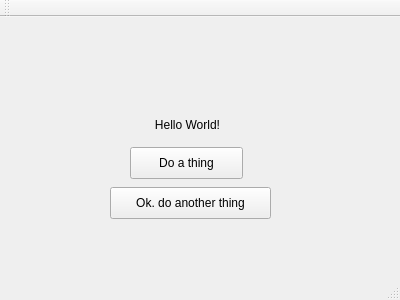
<?xml version="1.0" encoding="UTF-8"?>
<ui version="4.0">
 <class>MainWindow</class>
 <widget class="QMainWindow" name="MainWindow">
  <property name="geometry">
   <rect>
    <x>0</x>
    <y>0</y>
    <width>400</width>
    <height>300</height>
   </rect>
  </property>
  <property name="windowTitle">
   <string>MainWindow</string>
  </property>
  <widget class="QWidget" name="centralWidget">
   <widget class="QLabel" name="label">
    <property name="geometry">
     <rect>
      <x>150</x>
      <y>100</y>
      <width>75</width>
      <height>16</height>
     </rect>
    </property>
    <property name="text">
     <string>Hello World!</string>
    </property>
    <property name="alignment">
     <set>Qt::AlignCenter</set>
    </property>
   </widget>
   <widget class="QPushButton" name="do_thing_1">
    <property name="geometry">
     <rect>
      <x>130</x>
      <y>130</y>
      <width>113</width>
      <height>32</height>
     </rect>
    </property>
    <property name="text">
     <string>Do a thing</string>
    </property>
   </widget>
   <widget class="QPushButton" name="do_thing_2">
    <property name="enabled">
     <bool>true</bool>
    </property>
    <property name="geometry">
     <rect>
      <x>110</x>
      <y>170</y>
      <width>161</width>
      <height>32</height>
     </rect>
    </property>
    <property name="text">
     <string>Ok. do another thing</string>
    </property>
   </widget>
  </widget>
  <widget class="QMenuBar" name="menuBar">
   <property name="geometry">
    <rect>
     <x>0</x>
     <y>0</y>
     <width>400</width>
     <height>22</height>
    </rect>
   </property>
  </widget>
  <widget class="QToolBar" name="mainToolBar">
   <attribute name="toolBarArea">
    <enum>TopToolBarArea</enum>
   </attribute>
   <attribute name="toolBarBreak">
    <bool>false</bool>
   </attribute>
  </widget>
  <widget class="QStatusBar" name="statusBar"/>
 </widget>
 <layoutdefault spacing="6" margin="11"/>
 <resources/>
 <connections/>
</ui>
